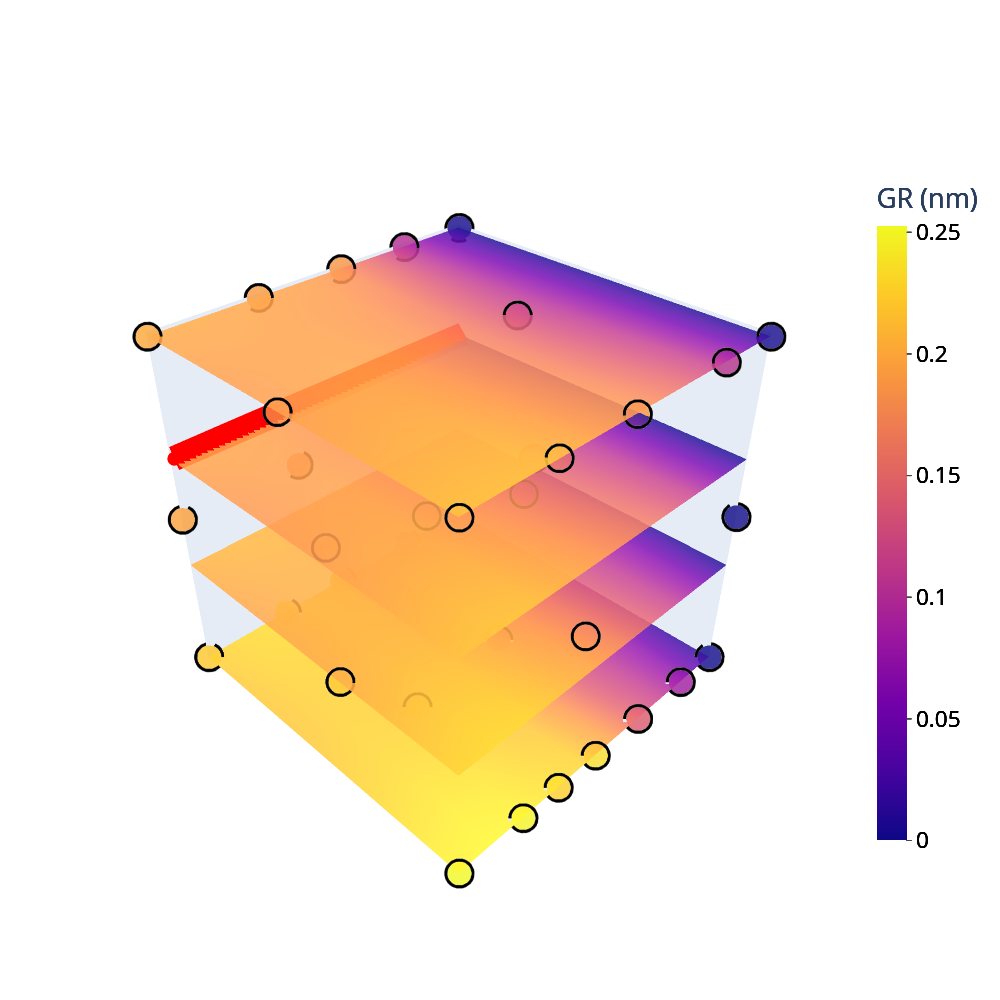

Source (notebook cell):
### Code cell
#Define parameter space:

var_names = config['modeled_params']
fixed_var_name = 'ALD_purge_time'
fixed_var_idx = var_names.index(fixed_var_name)

fixed_var_level = 6000. # Fixed value for lead parameter:  'ALD_purge_time' = [10, 2000,4000,6000]

tolerance = 1000

num_points = 10

lower_bounds = []
upper_bounds = []
for param in var_names:
     lower_bounds.append(config['param_limits'][param][0])
     upper_bounds.append(config['param_limits'][param][1])

# Indices for each variable
vary_indices = [i for i in range(4) if i != fixed_var_idx]

#################################################
# Parameter Space Grid
# Prepare grid axes for the three variables to vary
grid_axes = [np.linspace(lower_bounds[i], upper_bounds[i], num_points) for i in vary_indices]

X1, X2, X3 = np.meshgrid(*grid_axes, indexing='ij')

# Flatten the mesh to get all combinations
points = np.vstack([X1.ravel(), X2.ravel(), X3.ravel()]).T

# Insert the fixed variable at fixed_var_idx
my_space = np.empty((points.shape[0], 4))
for i, idx in enumerate(vary_indices):
    my_space[:, idx] = points[:, i]
my_space[:, fixed_var_idx] = fixed_var_level  # fixed value for lead parameter
my_space_df = pd.DataFrame(my_space, columns=var_names)
#################################################

gpmodel_final = merged_df ['gpmodel'].values[-1]

# Doing the predictions
f, v = gpmodel_final.posterior(my_space_df)
f_re = f.reshape(num_points, num_points, num_points)      # This is the prediction


###################################################################################
# comment out if no actual data used
# get measured datapoints
x_data_norm = gpmodel_final.my_gpo.x_data
x_data = gpmodel_final.scaler.inverse_transform(x_data_norm)
y_data = gpmodel_final.my_gpo.y_data
# select data within tolerance of selected plane
mask = np.abs(x_data[:, fixed_var_idx].astype(float) - fixed_var_level) < tolerance
data = np.column_stack([
    x_data[mask, :].astype(float),
    y_data[mask]
])

print("Number of data points within tolerance:", data.shape[0])

#####################################################################################

mean_colorbar_limits = np.array([0, y_data.max()])


plot(X1, X2, X3, f_re,
     mean_colorbar_limits=mean_colorbar_limits,
     data=data,
     lower_bounds=lower_bounds,
     upper_bounds=upper_bounds,
     var_name=var_names,
     colorbar_title="GR (nm)",
     plt_idx=fixed_var_idx,
     line_x=3920,
     line_z=4070,
     line_width = 50,
     line_color = "red")
